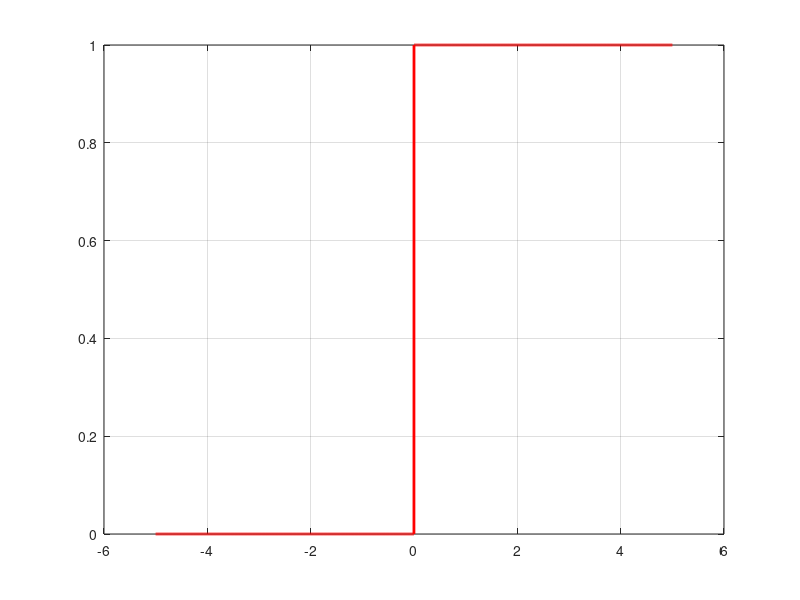

MATLAB code to generate this figure:
clear all
clc

% for the time
t = -5:0.001:5;

% the function
xt = (t>=0);

% for plotting the graph
plot(t,xt,'r','linewidth',2)
grid on
pause